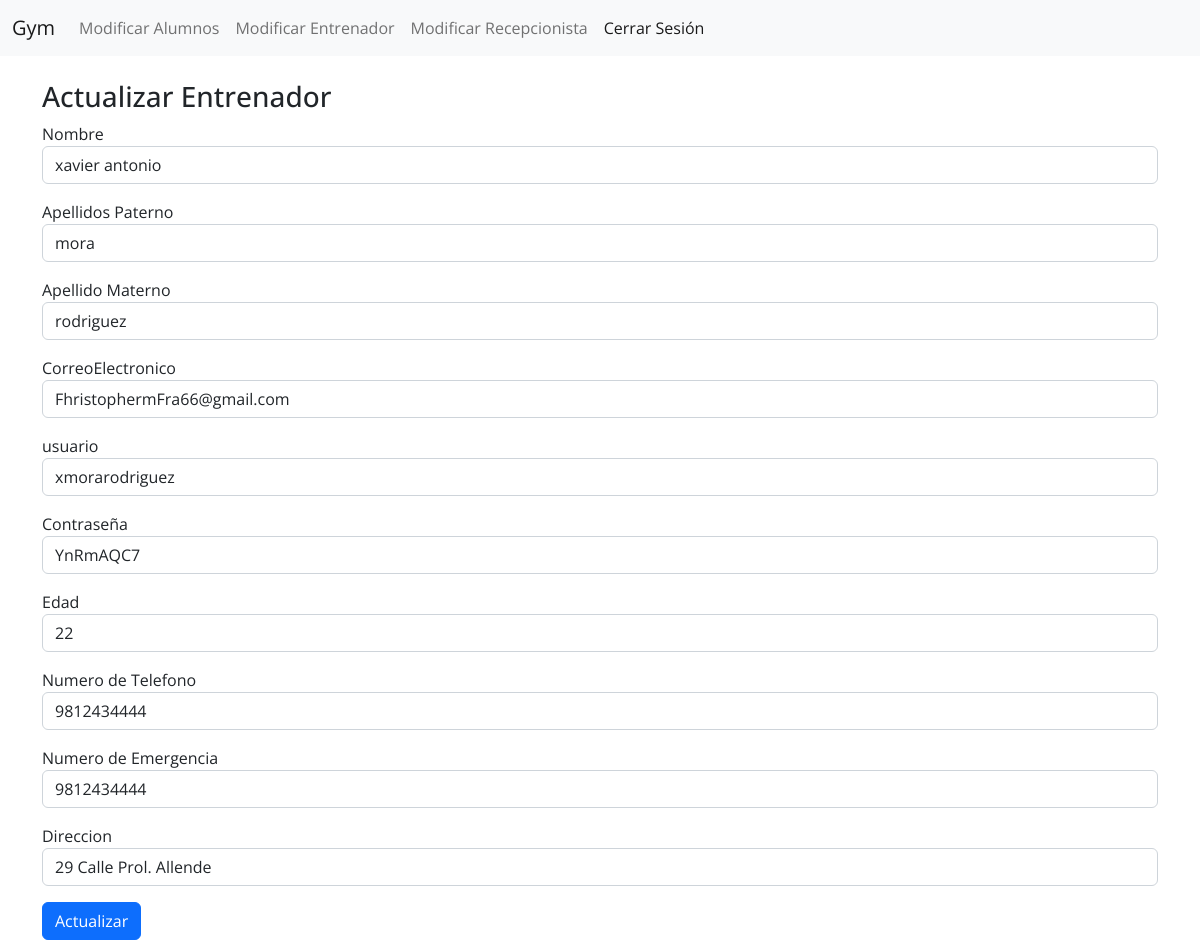
The app's page /php/admin/ModificarUsuarios/ModificarRecepcionista/actualizar.php?id=17 with its own data.
### tables this page shows
CREATE TABLE `registrosecretaria` (
  `ID_Funcionario` int(11) NOT NULL,
  `Nombres` varchar(255) NOT NULL,
  `ApellidoP` text NOT NULL,
  `ApellidoM` text NOT NULL,
  `CorreoElectronico` varchar(255) NOT NULL,
  `usuario` text NOT NULL,
  `Contrasena` varchar(255) NOT NULL,
  `Edad` text NOT NULL,
  `NumTelefono` varchar(255) NOT NULL,
  `NumEmer` text NOT NULL,
  `Direccion` varchar(255) NOT NULL
);

### php/admin/ModificarUsuarios/ModificarRecepcionista/actualizar.php (the view, shortened to what this page needs)
<?php
function conectar(){
    $host="localhost";
    $user="root";
    $pass="";
    $bd="gymmultidiciplinario";
    $con=mysqli_connect($host,$user,$pass);
    mysqli_select_db($con,$bd);
    return $con;
}
$con=conectar();
$ID_Funcionario=$_GET['id'];
$sql="SELECT * FROM registrosecretaria WHERE ID_Funcionario='$ID_Funcionario'";
$query=mysqli_query($con,$sql);
$row=mysqli_fetch_array($query);
?>
<!DOCTYPE html>
<html lang="es">
<head>
  <link rel="stylesheet" href="../../../../css/bootstrap/css/bootstrap.min.css">
  <link rel="stylesheet" href="../../../../css/style.css">
</head>
<body>
  <nav class="navbar navbar-expand-lg bg-light">
    <div class="container-fluid">
      <a class="navbar-brand" href="./FormularioAlumno.php">Gym</a>
      <div class="collapse navbar-collapse" id="navbarNavAltMarkup">
        <div class="navbar-nav">
          <a class="nav-link" href="../verUsuarios/verUsuarios.php">Modificar Alumnos</a>
          <a class="nav-link " href="../RegistrarPagos/FormularioPagos.php">Modificar Entrenador</a>
          <a class="nav-link" href="../RegistrarMaquinas/FormularioMaquinaria.php">Modificar Recepcionista </a>
          <a class="nav-link active" href="../../../login/logout.php">Cerrar Sesión</a>
        </div>
      </div>
    </div>
  </nav>
  <body>
    <div class="container">
          <br>
          <h3>Actualizar Entrenador</h3>
          <form action="update.php" method="POST">
                    <label for="exampleInputEmail1">Nombre</label>
                    <input type="text" class="form-control mb-3" name="Nombres" placeholder="Nombres" value="<?php echo $row['Nombres']  ?>" pattern="[A-Za-z ]+">
                    <label for="exampleInputEmail1">Apellidos Paterno</label>
                    <input type="text" class="form-control mb-3" name="ApellidoP" placeholder="Apellido Paterno" value="<?php echo $row['ApellidoP']  ?>" pattern="[A-Za-z ]+">
                    <label for="exampleInputEmail1">Apellido Materno</label>
                    <input type="text" class="form-control mb-3" name="ApellidoM" placeholder="Apellido Materno" value="<?php echo $row['ApellidoM']  ?>" pattern="[A-Za-z ]+">
                    <label for="exampleInputEmail1">CorreoElectronico</label>
                    <input type="text" class="form-control mb-3" name="CorreoElectronico" placeholder="Correo Electronico" value="<?php echo $row['CorreoElectronico']  ?>" pattern="[A-Za-z0-9._%+-]+@[A-Za-z0-9.-]+\.[A-Za-z]{2,}$">
                    <label for="exampleInputEmail1">usuario</label>
                    <input type="text" class="form-control mb-3" name="usuario" placeholder="usuario" value="<?php echo $row['usuario']  ?>" pattern="[A-Za-z ]+">
                    <label for="exampleInputEmail1">Contraseña</label>
                    <input type="text" class="form-control mb-3" name="Contrasena" placeholder="Contraseña" value="<?php echo $row['Contrasena']  ?>"  pattern="(?=.*\d)(?=.*[a-z])(?=.*[A-Z]).{8,}">
                    <label for="exampleInputEmail1">Edad</label>
                    <input type="text" class="form-control mb-3" name="Edad" placeholder="Edad" value="<?php echo $row['Edad']  ?>" pattern="[0-9 ]+">
                    <label for="exampleInputEmail1">Numero de Telefono</label>
                    <input type="text" class="form-control mb-3" name="NumTelefono" placeholder="Numero de Telefono" value="<?php echo $row['NumTelefono']  ?>" pattern="[0-9 ]+">
                    <label for="exampleInputEmail1">Numero de Emergencia</label>
                    <input type="text" class="form-control mb-3" name="NumEmer" placeholder="Numero de Emergencia" value="<?php echo $row['NumEmer']  ?>" pattern="[0-9 ]+">
                    <label for="exampleInputEmail1">Direccion</label>
                    <input type="text" class="form-control mb-3" name="Direccion" placeholder="Direccion" value="<?php echo $row['Direccion']  ?>"  pattern="[A-Za-z0-9 ]+">
                  <input type="submit" class="btn btn-primary btn-block" value="Actualizar">
        </form>
        </div>
  </body>
</html>

### css/style.css (style rules this page uses)
* { margin: 0; padding: 0; box-sizing: border-box; font-family: 'Open Sans', sans-serif; }

### records on screen
registrosecretaria: Nombres "xavier antonio", ApellidoP "mora", ApellidoM "rodriguez", CorreoElectronico "FhristophermFra66@gmail.com", usuario "xmorarodriguez", Contrasena "YnRmAQC7", Edad "22", NumTelefono "9812434444", NumEmer "9812434444", Direccion "29 Calle Prol. Allende"
